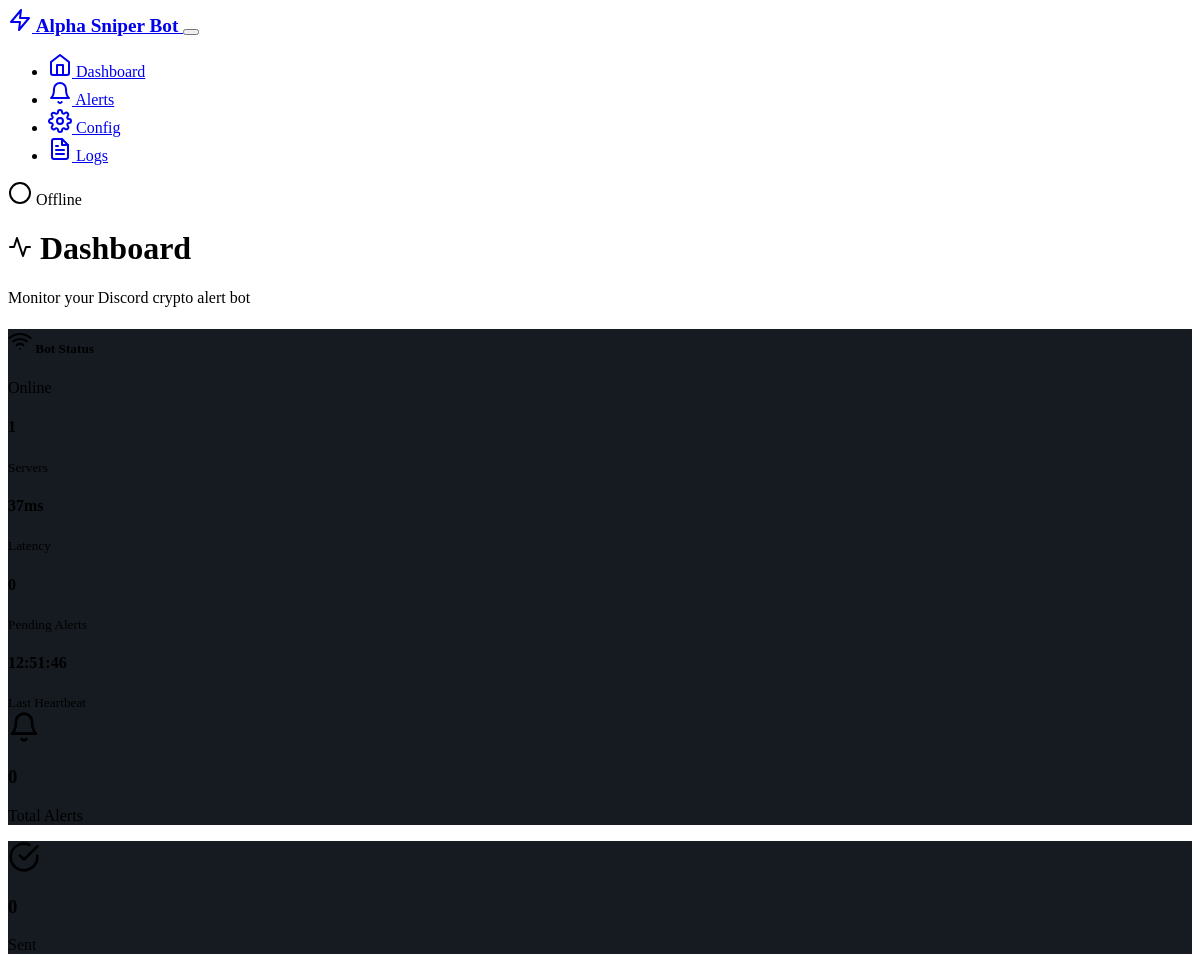
The app's page / (upper part), older data.
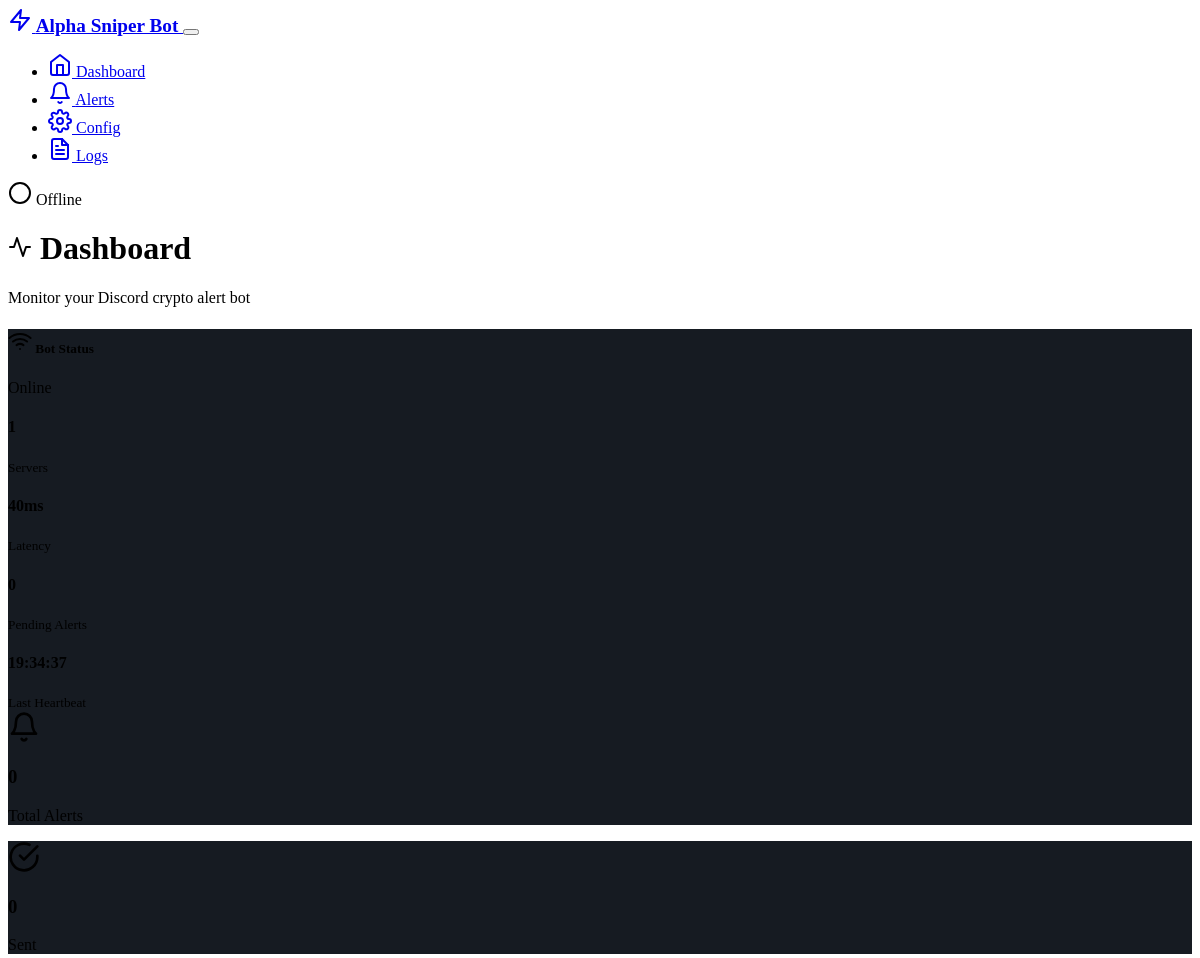
The same page, newer data.
### models.py (models this page shows)
class BotStatus(db.Model):
    id = db.Column(db.Integer, primary_key=True)
    is_online = db.Column(db.Boolean, default=False)
    last_heartbeat = db.Column(db.DateTime, nullable=True)
    guild_count = db.Column(db.Integer, default=0)
    latency = db.Column(db.Float, nullable=True)
    uptime_start = db.Column(db.DateTime, nullable=True)

### routes.py (the view)
@app.route('/')
def dashboard():
    bot_status = BotStatus.query.first()
    recent_alerts = Alert.query.order_by(Alert.created_at.desc()).limit(5).all()
    recent_logs = ActivityLog.query.order_by(ActivityLog.timestamp.desc()).limit(10).all()
    total_alerts = Alert.query.count()
    sent_alerts = Alert.query.filter_by(status='sent').count()
    failed_alerts = Alert.query.filter_by(status='failed').count()
    pending_alerts = Alert.query.filter_by(status='pending').count()
    stats = {
        'total_alerts': total_alerts,
        'sent_alerts': sent_alerts,
        'failed_alerts': failed_alerts,
        'pending_alerts': pending_alerts
    }
    return render_template('dashboard.html',
                         bot_status=bot_status,
                         recent_alerts=recent_alerts,
                         recent_logs=recent_logs,
                         stats=stats)

### templates/dashboard.html (shortened to what this page needs)
{% extends "base.html" %}
{% block content %}
<div class="row mb-4">
    <div class="col">
        <h1 class="h2 mb-0">
            <i data-feather="activity" class="me-2"></i>
            Dashboard
        </h1>
        <p class="text-muted">Monitor your Discord crypto alert bot</p>
    </div>
</div>
<div class="row mb-4">
    <div class="col-12">
        <div class="card">
            <div class="card-header d-flex justify-content-between align-items-center">
                <h5 class="mb-0">
                    <i data-feather="wifi" class="me-2"></i>
                    Bot Status
                </h5>
                <span class="badge bg-{{ 'success' if bot_status and bot_status.is_online else 'danger' }}">
                    {{ 'Online' if bot_status and bot_status.is_online else 'Offline' }}
                </span>
            </div>
            <div class="card-body">
                <div class="row">
                    <div class="col-md-3">
                        <div class="text-center">
                            <h4 class="text-primary">{{ bot_status.guild_count if bot_status else 0 }}</h4>
                            <small class="text-muted">Servers</small>
                        </div>
                    </div>
                    <div class="col-md-3">
                        <div class="text-center">
                            <h4 class="text-info">{{ '%.0f'|format(bot_status.latency if bot_status and bot_status.latency else 0) }}ms</h4>
                            <small class="text-muted">Latency</small>
                        </div>
                    </div>
                    <div class="col-md-3">
                        <div class="text-center">
                            <h4 class="text-success">{{ stats.pending_alerts }}</h4>
                            <small class="text-muted">Pending Alerts</small>
                        </div>
                    </div>
                    <div class="col-md-3">
                        <div class="text-center">
                            <h4 class="text-warning">{{ bot_status.last_heartbeat.strftime('%H:%M:%S') if bot_status and bot_status.last_heartbeat else 'N/A' }}</h4>
                            <small class="text-muted">Last Heartbeat</small>
                        </div>
                    </div>
                </div>
            </div>
        </div>
    </div>
</div>
<div class="row mb-4">
    <div class="col-md-3">
        <div class="card text-center">
            <div class="card-body">
                <i data-feather="bell" class="mb-2 text-primary" style="width: 2rem; height: 2rem;"></i>
                <h3>{{ stats.total_alerts }}</h3>
                <p class="text-muted mb-0">Total Alerts</p>
            </div>
        </div>
    </div>
    <div class="col-md-3">
        <div class="card text-center">
            <div class="card-body">
                <i data-feather="check-circle" class="mb-2 text-success" style="width: 2rem; height: 2rem;"></i>
                <h3>{{ stats.sent_alerts }}</h3>
                <p class="text-muted mb-0">Sent</p>
            </div>
        </div>
    </div>
</div>
{% endblock %}

Row changes from the older to the newer data that the page shows:
changed BotStatus "Online": latency "37" → "40"; last_heartbeat "12:51:46" → "19:34:37"
